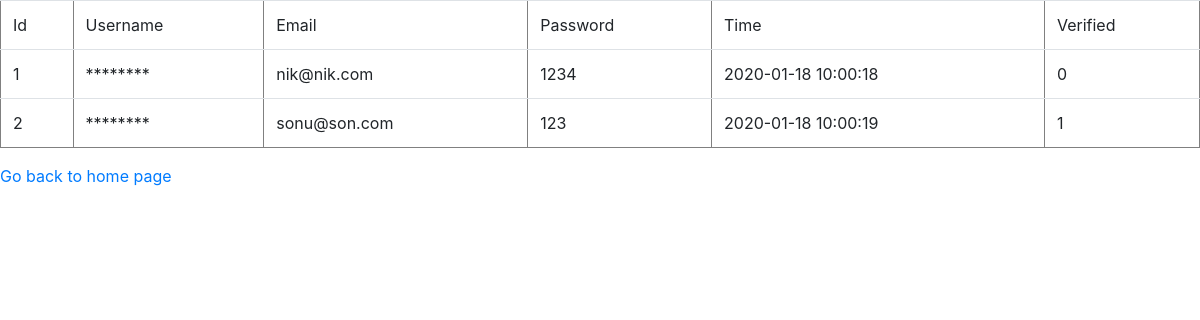
/admin/users (signed in), run on the app's committed database.
### tables this page shows
CREATE TABLE USER(
    id INTEGER PRIMARY KEY,
    username VARCHAR,
    email VARCHAR,
    password VARCHAR,
    time_stamp VARCHAR,
    verified INTEGER
);

### app.py (the view)
@app.route('/admin/users')
def ausers():
    con = sql.connect("database.db")
    con.row_factory = sql.Row
    cur = con.cursor()
    cur.execute("SELECT * from USER")
    rows = cur.fetchall()
    return render_template("ulist.html",rows = rows,adminlevel=session['level'])

### templates/ulist.html (shortened to what this page needs)
<!doctype html>
<html>
<head>
    <link rel="stylesheet" href="https://stackpath.bootstrapcdn.com/bootstrap/4.4.1/css/bootstrap.min.css"/>
</head>
<body>
    <table border=1 class="table table-hover">
        <thead>
            <td>Id</td>
            <td>Username</td>
            <td>Email</td>
            <td>Password</td>
            <td>Time</td>
            <td>Verified</td>
        </thead>
        {% for row in rows %}
        <tr>
            <td>{{row["id"]}}</td>
            {% if adminlevel == 1 %}
            <td>{{row["username"]}}</td>
            {% else %}
            <td> ******** </td>
            {% endif %}
            <td>{{row["email"]}}</td>
            <td>{{row["password"]}}</td>
            <td>{{row["time_stamp"]}}</td>
            <td>{{row["verified"]}}</td>
        </tr>
        {% endfor %}
    </table>
    <a href="/dashboard">Go back to home page</a>
</body>
</html>

### data on the page
USER: id "1", email "nik@nik.com", password "1234", time_stamp "2020-01-18 10:00:18", verified "0"
USER: id "2", email "sonu@son.com", password "123", time_stamp "2020-01-18 10:00:19", verified "1"
